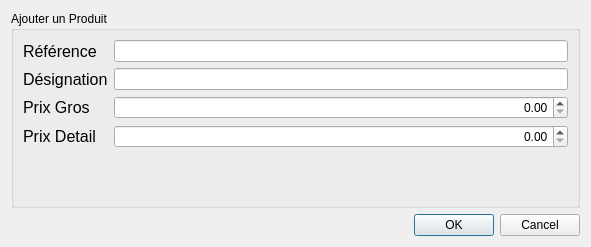
<?xml version="1.0" encoding="UTF-8"?>
<ui version="4.0">
 <class>AddProduct</class>
 <widget class="QDialog" name="AddProduct">
  <property name="geometry">
   <rect>
    <x>0</x>
    <y>0</y>
    <width>591</width>
    <height>247</height>
   </rect>
  </property>
  <property name="windowTitle">
   <string>Ajouter un produit</string>
  </property>
  <layout class="QVBoxLayout" name="verticalLayout">
   <item>
    <widget class="QGroupBox" name="groupBox">
     <property name="title">
      <string>Ajouter un Produit</string>
     </property>
     <layout class="QFormLayout" name="formLayout">
      <item row="0" column="0">
       <widget class="QLabel" name="label">
        <property name="font">
         <font>
          <pointsize>12</pointsize>
         </font>
        </property>
        <property name="text">
         <string>Référence</string>
        </property>
       </widget>
      </item>
      <item row="0" column="1">
       <widget class="QLineEdit" name="Refference"/>
      </item>
      <item row="2" column="1">
       <widget class="QLineEdit" name="Designation"/>
      </item>
      <item row="2" column="0">
       <widget class="QLabel" name="label_2">
        <property name="font">
         <font>
          <pointsize>12</pointsize>
         </font>
        </property>
        <property name="text">
         <string>Désignation</string>
        </property>
       </widget>
      </item>
      <item row="3" column="0">
       <widget class="QLabel" name="label_3">
        <property name="font">
         <font>
          <pointsize>12</pointsize>
         </font>
        </property>
        <property name="text">
         <string>Prix Gros</string>
        </property>
       </widget>
      </item>
      <item row="3" column="1">
       <widget class="QDoubleSpinBox" name="PrixGros">
        <property name="alignment">
         <set>Qt::AlignRight|Qt::AlignTrailing|Qt::AlignVCenter</set>
        </property>
        <property name="maximum">
         <double>100000000000000001555941612946684302426820139692106143336977058043083378116475570326498538991504744767620628086784000.000000000000000</double>
        </property>
       </widget>
      </item>
      <item row="5" column="0">
       <widget class="QLabel" name="label_4">
        <property name="font">
         <font>
          <pointsize>12</pointsize>
         </font>
        </property>
        <property name="text">
         <string>Prix Detail</string>
        </property>
       </widget>
      </item>
      <item row="5" column="1">
       <widget class="QDoubleSpinBox" name="PrixDetail">
        <property name="alignment">
         <set>Qt::AlignRight|Qt::AlignTrailing|Qt::AlignVCenter</set>
        </property>
        <property name="maximum">
         <double>999999999999999961829690841814939863449235336276785151445404123455100404055655690676191710164594560368702289580532071091311261383655424.000000000000000</double>
        </property>
       </widget>
      </item>
     </layout>
    </widget>
   </item>
   <item>
    <widget class="QDialogButtonBox" name="buttonBox">
     <property name="orientation">
      <enum>Qt::Horizontal</enum>
     </property>
     <property name="standardButtons">
      <set>QDialogButtonBox::Cancel|QDialogButtonBox::Ok</set>
     </property>
    </widget>
   </item>
  </layout>
 </widget>
 <resources/>
 <connections>
  <connection>
   <sender>buttonBox</sender>
   <signal>accepted()</signal>
   <receiver>AddProduct</receiver>
   <slot>accept()</slot>
   <hints>
    <hint type="sourcelabel">
     <x>248</x>
     <y>254</y>
    </hint>
    <hint type="destinationlabel">
     <x>157</x>
     <y>274</y>
    </hint>
   </hints>
  </connection>
  <connection>
   <sender>buttonBox</sender>
   <signal>rejected()</signal>
   <receiver>AddProduct</receiver>
   <slot>reject()</slot>
   <hints>
    <hint type="sourcelabel">
     <x>316</x>
     <y>260</y>
    </hint>
    <hint type="destinationlabel">
     <x>286</x>
     <y>274</y>
    </hint>
   </hints>
  </connection>
 </connections>
</ui>
